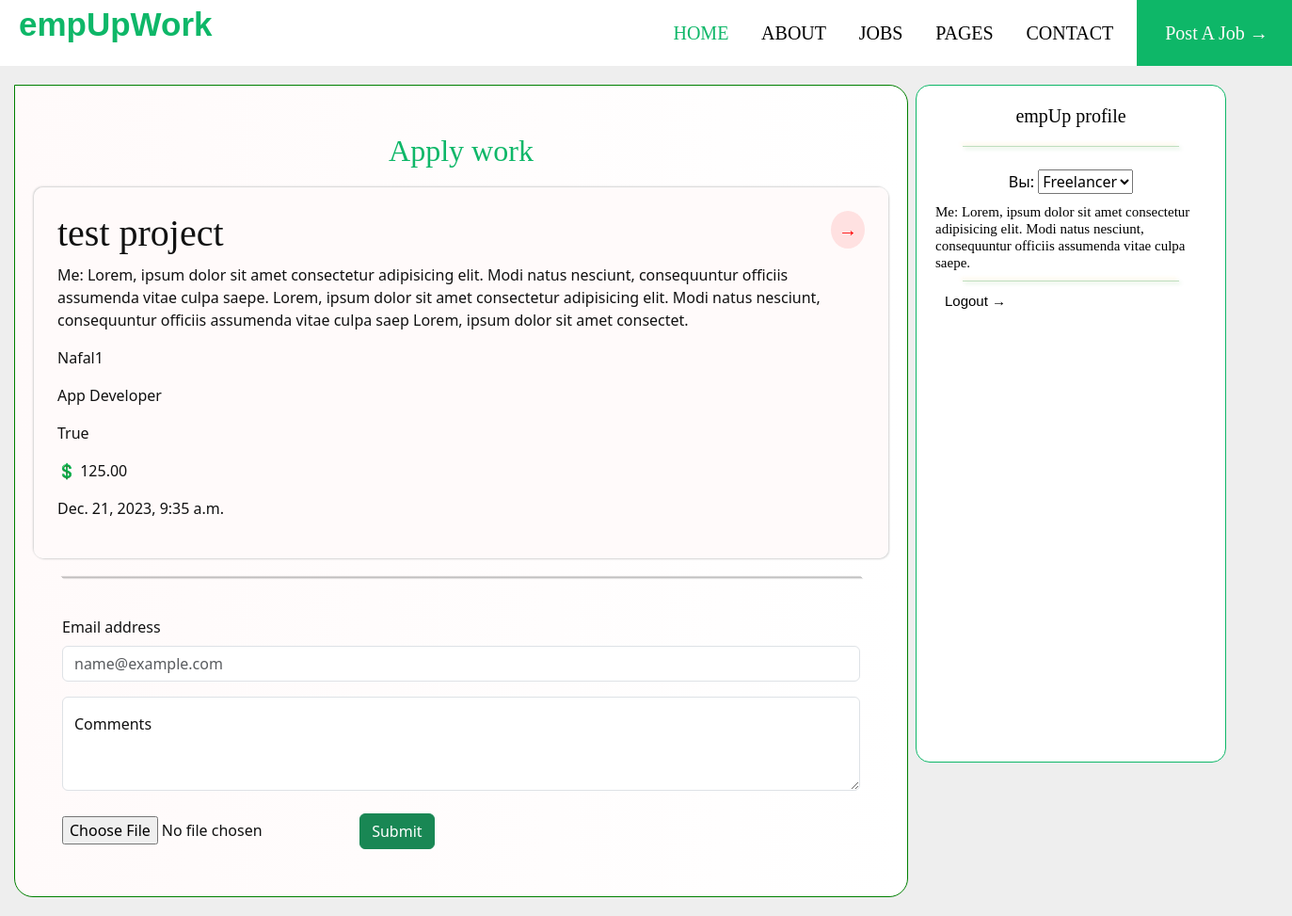
The app's page /jobs/work_details/3 (signed in) with its own data.
### books/models.py (models this page shows, shortened)
class Books(models.Model):
    title: str = models.CharField(max_length=100)
    description: str = models.TextField(max_length=500)
    author: User = models.ForeignKey(User, on_delete=models.SET_NULL,
                                     null=True, blank=True)
    genre: str = models.CharField(max_length=25)
    is_available: bool = models.BooleanField(default=True)
    price: float = models.DecimalField(max_digits=5, decimal_places=2)
    created: datetime = models.DateTimeField(auto_now_add=True)
    image = models.ImageField(
        default='books/book_default_img.png', upload_to="books")
    objects = models.Manager()  # default
    c_objects = BooksManager()  # custom manager

### books/views.py (the view)
# urls.py: path("work_details/<int:pk>", BookDetailsView.as_view(), name="book_details"),
class BookDetailsView(DetailView):
    modal = Books
    template_name = 'jobs_details.html'
    def get_queryset(self):
        return Books.objects.filter(id=self.kwargs['pk'])

### books/templates/jobs_details.html (shortened to what this page needs)
{% extends 'base.html' %}
{% load django_bootstrap5 %}
{% load static %}
{% block content %}
  <div class="grid">
    <div class="container">
      <h2 class="cen_h3">Apply work</h2>
      <div class="main">
        <h1>
          {{ object.title }}
          <span class="back"><a href="{% url 'books_view' %}">→</a></span>
        </h1>
        <p>{{ object.description }}</p>
        <p>{{ object.author }}</p>
        <p>{{ object.genre }}</p>
        <p>{{ object.is_available }}</p>
        <p>💲 {{ object.price }}</p>
        <p>{{ object.created }}</p>
      </div>
      <hr style="width: 850px;">
      <br />
      <div class="mb-3">
        <label for="exampleFormControlInput1" class="form-label">Email address</label>
        <input type="email" class="form-control" id="exampleFormControlInput1" placeholder="name@example.com" />
      </div>
      <div class="form-floating">
        <textarea class="form-control" placeholder="Leave a comment here" id="floatingTextarea2" style="height: 100px"></textarea>
        <label for="floatingTextarea2">Comments</label>
      </div>
      <br />
      <input type="file" name="file" />
      <a href="" class="btn btn-success">Submit</a>
    </div>
    <div>
      <div class="ch_2">
        <h1><a class="profile" href="{% url 'profile' %}">{{ user.username }} profile</a></h1>
        <hr />
        <div class="select-wrapper">
          <br />
          <label for="type" class="select-label"><span>Вы:</span></label>
          <select id="type" name="type">
            <option value="freelancer">Freelancer</option>
          </select>
        </div>
        <h2 class="me">Me: Lorem, ipsum dolor sit amet consectetur adipisicing elit. Modi natus nesciunt, consequuntur officiis assumenda vitae culpa saepe.</h2>
        <hr />
        <a href="{% url 'logout' %}" class="logout">Logout →</a>
      </div>
    </div>
  </div>
{% endblock %}

### static/css/base.css (style rules this page uses)
* { padding: 0; margin: 0; box-sizing: border-box; transition: 0.2s ease-out; }
body { background-color: #eee; color: #111; }
h1, h2 { font-family: 'Fino', serif; }
.end b, h4, p { cursor: pointer; }
hr { box-shadow: 1px 1px 1px gray, -1px -1px 1px rgb(46, 45, 45); width: 1200px; }

### static/css/navbar.css (style rules this page uses)
* { margin: 0; padding: 0; box-sizing: border-box; transition: 0.3s; }

### books/templates/jobs_details.html (style rules this page uses)
.container { background-image: linear-gradient(to right, snow, white); border-radius: 0 20px 20px 20px; padding: 50px; border: 1px solid green; margin: 10px -55px; width: 950px; }
.main { border-radius: 10px; padding: 25px; background-image: linear-gradient(to right, snow, snow); box-shadow: 1px 1px 2px lightgray, -1px -1px 2px lightgrey; margin: 20px -30px; }
.grid { display: grid; grid-template-columns: repeat(2, 1fr); gap: 13px; }
.ch_2 { width: 330px; height: 720px; background-color: white; border: 0.3px solid rgb(14, 183, 104); color: black; margin: 10px 50px; border-radius: 15px; text-align: center; }
.ch_2 h1, a { font-family: Georgia, 'Times New Roman', Times, serif; font-size: 20px; }
.ch_2 h1, .profile { text-decoration: none; color: black; margin: 20px 30px; }
.ch_2 hr { width: 230px; margin: 0 auto; background-color: green; color: green; box-shadow: 2px 2px 4px green, -2px -2px 4px orange; }
.ch_2 .me { font-family: Georgia, 'Times New Roman', Times, serif; font-size: 15px; margin: 10px 20px; text-align: left; }
.ch_2 .logout { text-decoration: none; color: black; font-family: 'Lucida Sans', 'Lucida Sans Regular', 'Lucida Grande', 'Lucida Sans Unicode', Geneva, Verdana, sans-serif; font-size: 15px; margin: 10px 30px; float: left; }
.cen_h3 { text-align: center; color: rgb(14, 183, 104); font-family: 'Times New Roman', Times, serif; }
.back { float: right; background-color: rgba(255, 0, 0, 0.1); border-radius: 50%; padding: 8px; font-size: 20px; }
.back a { color: red; font-size: 20px; text-decoration: none; }

### records on screen
Books: title "test project", description "Me: Lorem, ipsum dolor sit amet consectetur adipisicing elit. Modi natus nesciunt, consequuntur officiis assumenda vitae culpa saepe. Lorem, ipsum dolor sit amet consectetur adipisicing elit. Modi natus nesciunt, consequuntur officiis assumenda vitae culpa saep Lorem, ipsum dolor sit amet consectet.", author "Nafal1", genre "App Developer", is_available "True", price "125.00", created "Dec. 21, 2023, 9:35 a.m."

### other values on screen
{{ user.username }} "empUp"
